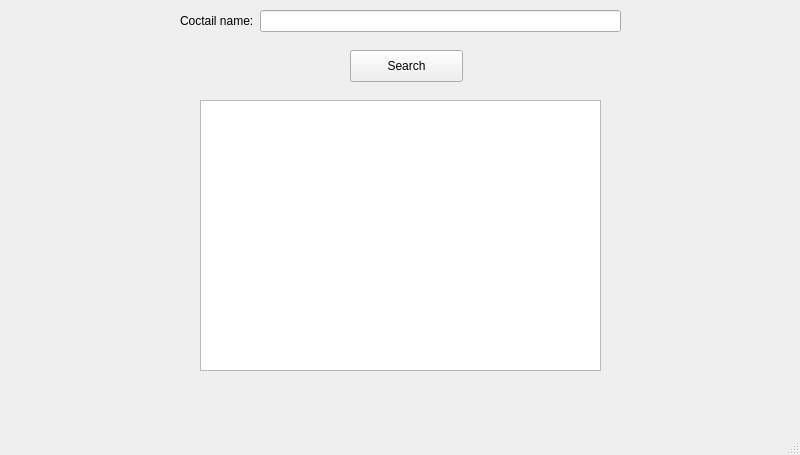
<?xml version="1.0" encoding="UTF-8"?>
<ui version="4.0">
 <class>Barman</class>
 <widget class="QMainWindow" name="Barman">
  <property name="geometry">
   <rect>
    <x>0</x>
    <y>0</y>
    <width>800</width>
    <height>455</height>
   </rect>
  </property>
  <property name="windowTitle">
   <string>Barman</string>
  </property>
  <widget class="QWidget" name="centralwidget">
   <widget class="QWidget" name="formLayoutWidget">
    <property name="geometry">
     <rect>
      <x>180</x>
      <y>10</y>
      <width>441</width>
      <height>31</height>
     </rect>
    </property>
    <layout class="QFormLayout" name="formLayout_2">
     <item row="0" column="0">
      <widget class="QLabel" name="label">
       <property name="text">
        <string>Coctail name:</string>
       </property>
      </widget>
     </item>
     <item row="0" column="1">
      <widget class="QLineEdit" name="lineEdit"/>
     </item>
    </layout>
   </widget>
   <widget class="QPushButton" name="pushButton">
    <property name="geometry">
     <rect>
      <x>350</x>
      <y>50</y>
      <width>113</width>
      <height>32</height>
     </rect>
    </property>
    <property name="text">
     <string>Search</string>
    </property>
   </widget>
   <widget class="QListWidget" name="listWidget">
    <property name="geometry">
     <rect>
      <x>200</x>
      <y>100</y>
      <width>401</width>
      <height>271</height>
     </rect>
    </property>
   </widget>
   <zorder>pushButton</zorder>
   <zorder>formLayoutWidget</zorder>
   <zorder>listWidget</zorder>
  </widget>
  <widget class="QMenuBar" name="menubar">
   <property name="geometry">
    <rect>
     <x>0</x>
     <y>0</y>
     <width>800</width>
     <height>22</height>
    </rect>
   </property>
  </widget>
  <widget class="QStatusBar" name="statusbar"/>
 </widget>
 <resources/>
 <connections/>
</ui>
